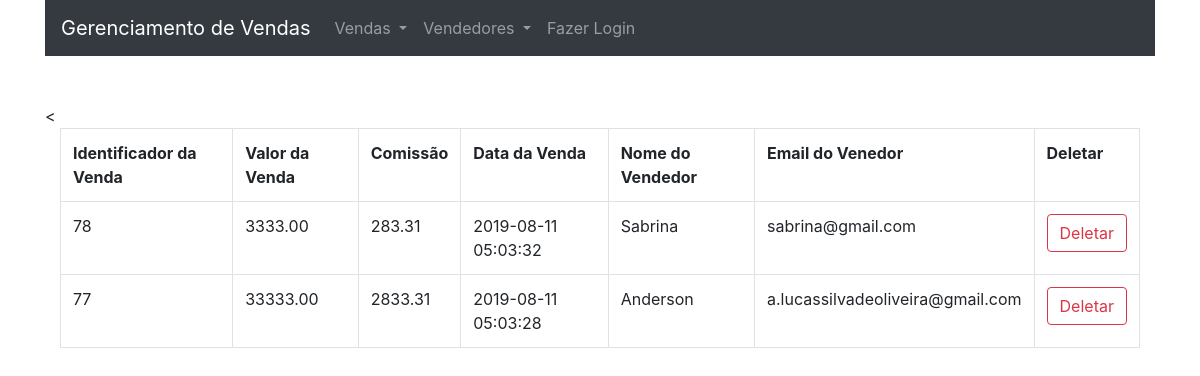
The page / on the database its author committed.
### tables this page shows
CREATE TABLE `sale` (
  `id` bigint(20) NOT NULL AUTO_INCREMENT,
  `salevalue` decimal(7,2) NOT NULL,
  `comission` decimal(7,2) NOT NULL,
  `datesale` timestamp NOT NULL DEFAULT CURRENT_TIMESTAMP ON UPDATE CURRENT_TIMESTAMP,
  `id_salesman` bigint(20) NOT NULL,
  PRIMARY KEY (`id`),
  KEY `id_salesman` (`id_salesman`),
  CONSTRAINT `sale_ibfk_1` FOREIGN KEY (`id_salesman`) REFERENCES `salesman` (`id`)
);

CREATE TABLE `salesman` (
  `id` bigint(20) NOT NULL AUTO_INCREMENT,
  `name` varchar(100) NOT NULL,
  `email` varchar(255) NOT NULL,
  PRIMARY KEY (`id`),
  UNIQUE KEY `email` (`email`)
);

### model/Database.php (called while the page is built, shortened)
<?php
abstract class Database
{
    public static function connect()
    {
        $host     = DATABASE["host"];
        $charset  = DATABASE["charset"];
        $dbname   = DATABASE["dbname"];
        $user     = DATABASE["user"];
        $password = DATABASE["password"];
        $db       = new PDO("mysql:host=$host;charset=$charset;dbname=$dbname", $user, $password);
        $db->setAttribute(PDO::ATTR_DEFAULT_FETCH_MODE,PDO::FETCH_OBJ);
        $db->setAttribute(PDO::ATTR_ERRMODE, PDO::ERRMODE_EXCEPTION);
        return $db;
    }
}

### model/Model.php (called while the page is built, shortened)
<?php
class Model
{
    public function __construct()
    {
        $this->database = Database::connect();
    }
}

### model/Sale.php (called while the page is built, shortened)
<?php
class Sale extends Model
{
    public function getAllSales()
    {
        $sql = "SELECT sale.id, comission, salevalue, datesale, salesman.name, salesman.email
                FROM sale INNER JOIN salesman ON sale.id_salesman = salesman.id ORDER BY datesale DESC LIMIT 10";
        $join = $this->database->prepare($sql);
        $join->execute();
        return $join->fetchAll();
    }
}

### view/sale/sale_list.php (the view, shortened to what this page needs)
<?php
    $sale_model = new Model\Sale();
    $sale_list  = $sale_model->getAllSales();
?>
<div class="container">
    <table class="table table-bordered">
        <tr>
            <th>Identificador da Venda</th>
            <th>Valor da Venda</th>
            <th>Comissão</th>
            <th>Data da Venda</th>
            <th>Nome do Vendedor</th>
            <th>Email do Venedor</th>
            <th>Deletar</th>
        </tr>
        <?php foreach($sale_list as $sale): ?>
            <tr>
                <td><?= $sale->id ?></td>
                <td><?= $sale->salevalue ?></td>
                <td><?= $sale->comission ?></td>
                <td><?= $sale->datesale ?></td>
                <td><?= $sale->name ?></td>
                <td><?= $sale->email ?></td>
                <td>
                    <form action="controller/?control_page=sale_delete" method="POST">
                        <input type="submit" class="btn btn-outline-danger" value="Deletar">
                    </form>
                </td>
            </tr>
        <?php endforeach ?>
    </table>
</div>

### index.php (shortened to what this page needs)
<?php
$view = new View\Classes\View;
?>
<!DOCTYPE html>
<html lang="pt-br">
<head>
    <link rel="stylesheet" href="./public/css/bootstrap.min.css">
</head>
<body>
    <header class="container">
        <nav class="navbar navbar-expand-lg navbar-dark bg-dark">
            <a href="/" class="navbar-brand">Gerenciamento de Vendas</a>
            <div class="collapes narvbar-collapse">
                <ul class="navbar-nav">
                    <li class="nav-item dropdown">
                        <a class="nav-link dropdown-toggle" href="#" id="navbarDropdown" role="button" data-toggle="dropdown" aria-haspopup="true" aria-expanded="false">
                            Vendas
                        </a>
                    </li>
                    <li class="nav-item dropdown">
                        <a class="nav-link dropdown-toggle" href="#" id="navbarDropdown" role="button" data-toggle="dropdown" aria-haspopup="true" aria-expanded="false">
                            Vendedores
                        </a>
                    </li>
                    <li class="nav-item dropdown">
                        <?php if ($_SESSION["authenticate"]): ?>
                            <a class="nav-link dropdown-toggle" href="#" id="navbarDropdown" role="button" data-toggle="dropdown" aria-haspopup="true" aria-expanded="false">
                                Gestão
                            </a>
                            <div class="dropdown-menu" aria-labelledby="navbarDropdown">
                                <a target="_blank" class="dropdown-item" href="/?page=create_user">Cadastrar Usuário</a>
                                <a class="dropdown-item" href="controller/?control_page=logout">Sair</a>
                            </div>
                        <?php else: ?>
                            <a href="/?page=login" class="nav-link">Fazer Login</a>
                        <?php endif ?>
                    </li>
                </ul>
            </div>
        </nav>
    </header>
    <main class="container pt-5">
        <
        <?php
            require $view->returnViewPage($_GET["page"] ?? null)
        ?>
    </main>
</body>
</html>

### rows shown on the page
sale: id "78", salevalue "3333.00", comission "283.31", datesale "2019-08-11 05:03:32", id_salesman.name "Sabrina", id_salesman.email "sabrina@gmail.com"
sale: id "77", salevalue "33333.00", comission "2833.31", datesale "2019-08-11 05:03:28", id_salesman.name "Anderson", id_salesman.email "a.lucassilvadeoliveira@gmail.com"
